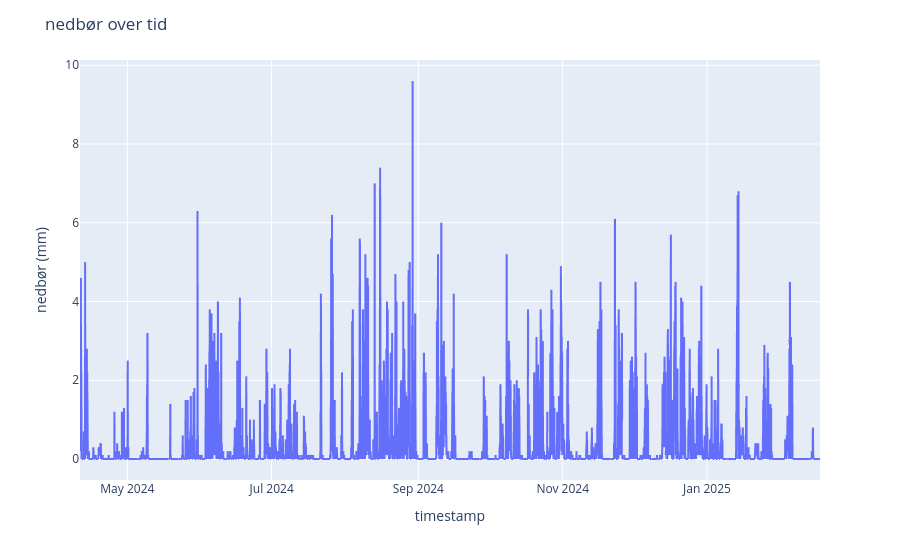

This figure's notebook cell:
### Code cell
# visualiserer mengde nedbør over tid via lineplot
fig = px.line(weather_df, "timestamp", "precipitation")
fig.update_layout(title="nedbør over tid", yaxis_title="nedbør (mm)")

### Figure 1 — Plotly figure (JSON) as saved in the notebook; plotly's stock layout.template omitted (floating-point values rounded to 4 significant figures; data arrays with more than 128 entries replaced by an {"elided": "..."} marker saying what was removed)
{"data": [{"hovertemplate": "timestamp=%{x}<br>precipitation=%{y}<extra></extra>", "legendgroup": "", "line": {"color": "#636efa", "dash": "solid"}, "marker": {"symbol": "circle"}, "mode": "lines", "name": "", "showlegend": false, "type": "scattergl", "x": {"elided": "7507 str values"}, "xaxis": "x", "y": {"elided": "7507 float values"}, "yaxis": "y"}], "layout": {"legend": {"tracegroupgap": 0}, "margin": {"t": 60}, "title": {"text": "nedbør over tid"}, "xaxis": {"anchor": "y", "domain": [0, 1], "title": {"text": "timestamp"}}, "yaxis": {"anchor": "x", "domain": [0, 1], "title": {"text": "nedbør (mm)"}}}}
